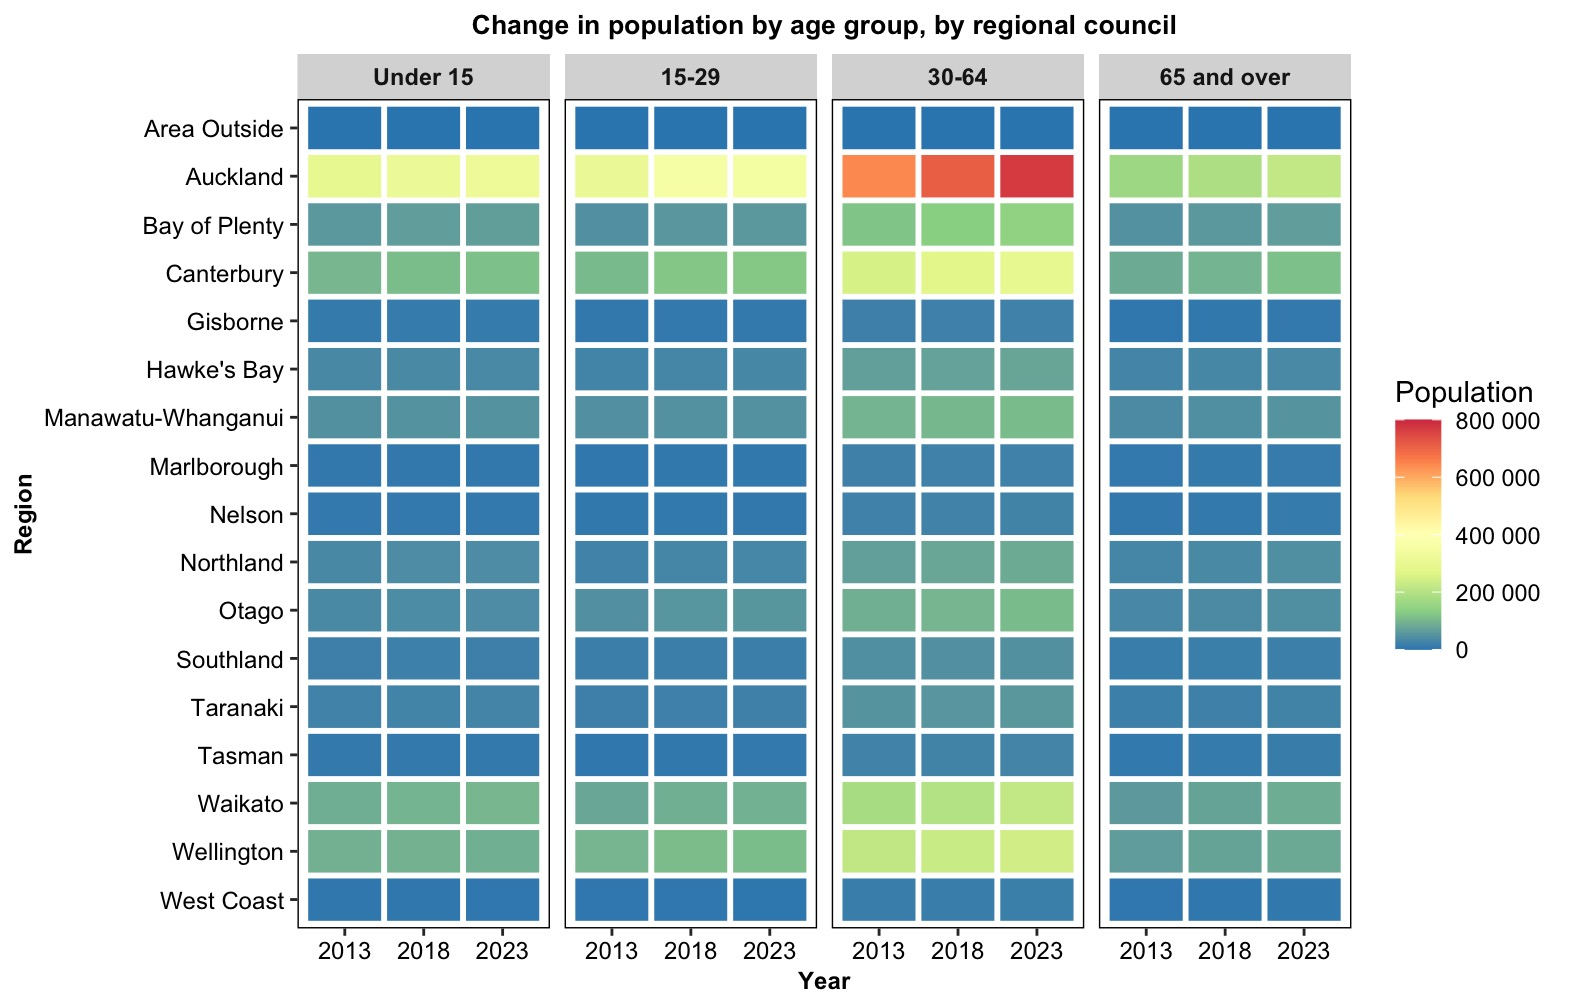

The R source for this figure:
# Here are the commands to build heatmaps

# Packages
library(tidyverse)
library(scales)

# Load csv file
# Data retrieved from: (https://2023census-statsnz.hub.arcgis.com/datasets/StatsNZ::2023-census-population-change-by-age-group-and-rc/explore?layer=1&location=-4.363859%2C0.000000%2C1.81)
df_data <- read.csv("2023_Census_population_change_by_age_group.csv")

# Create a dataframe for each year
df_2013 <- data.frame(
  Name = as.character(df_data$Regional.council..RC..2023.name.no.macrons),
  Pop_15 = as.numeric(df_data$Subject.pop..Census.usually.resident.population..Year..2013..Measure..Count..Var1..Age..life.cycle.groups...Under.15.years.),
  Pop_15_29 = as.numeric(df_data$Subject.pop..Census.usually.resident.population..Year..2013..Measure..Count..Var1..Age..life.cycle.groups...15.29.years.),
  Pop_30_64 = as.numeric(df_data$Subject.pop..Census.usually.resident.population..Year..2013..Measure..Count..Var1..Age..life.cycle.groups...30.64.years.),
  Pop_65 = as.numeric(df_data$Subject.pop..Census.usually.resident.population..Year..2013..Measure..Count..Var1..Age..life.cycle.groups...65.years.and.over.),
  Year = 2013
)

df_2018 <- data.frame(
  Name = as.character(df_data$Regional.council..RC..2023.name.no.macrons),
  Pop_15 = as.numeric(df_data$Subject.pop..Census.usually.resident.population..Year..2018..Measure..Count..Var1..Age..life.cycle.groups...Under.15.years.),
  Pop_15_29 = as.numeric(df_data$Subject.pop..Census.usually.resident.population..Year..2018..Measure..Count..Var1..Age..life.cycle.groups...15.29.years.),
  Pop_30_64 = as.numeric(df_data$Subject.pop..Census.usually.resident.population..Year..2018..Measure..Count..Var1..Age..life.cycle.groups...30.64.years.),
  Pop_65 = as.numeric(df_data$Subject.pop..Census.usually.resident.population..Year..2018..Measure..Count..Var1..Age..life.cycle.groups...65.years.and.over.),
  Year = 2018
)

df_2023 <- data.frame(
  Name = as.character(df_data$Regional.council..RC..2023.name.no.macrons),
  Pop_15 = as.numeric(df_data$Subject.pop..Census.usually.resident.population..Year..2023..Measure..Count..Var1..Age..life.cycle.groups...Under.15.years.),
  Pop_15_29 = as.numeric(df_data$Subject.pop..Census.usually.resident.population..Year..2023..Measure..Count..Var1..Age..life.cycle.groups...15.29.years.),
  Pop_30_64 = as.numeric(df_data$Subject.pop..Census.usually.resident.population..Year..2023..Measure..Count..Var1..Age..life.cycle.groups...30.64.years.),
  Pop_65 = as.numeric(df_data$Subject.pop..Census.usually.resident.population..Year..2023..Measure..Count..Var1..Age..life.cycle.groups...65.years.and.over.),
  Year = 2023
)

# Combine all tables
df_all <- rbind(df_2013,df_2018,df_2023)

# Parse data
df_parsed <- df_all %>%
  pivot_longer(cols = 2:5,
               names_to = "Population_group",
               values_to = "Population_group_number") %>%
  mutate(Name = gsub(" Region","",Name))

# Heatmaps
Pop_names = c("Pop_15" = "Under 15",
              "Pop_15_29" = "15-29",
              "Pop_30_64" = "30-64",
              "Pop_65" = "65 and over")

df_parsed$Name <- factor(df_parsed$Name, levels = rev(sort(unique(df_parsed$Name))))

ggplot(df_parsed, aes(x = as.factor(Year), y = Name, fill = Population_group_number)) +
  geom_tile(colour = "white", linewidth = 1) +
  facet_grid(~Population_group,
             labeller = as_labeller(Pop_names)) +
  scale_fill_distiller(palette = "Spectral",
                       name = "Population",
                       limits = c(0, 800000),
                       labels = label_number(scale = 1, accuracy = 1)) +
  labs(x = "Year", y = "Region", title = "Change in population by age group, by regional council") +
  theme(panel.background = element_rect(fill = "white", colour = "black"),
        panel.grid.major = element_blank(),
        panel.grid.minor = element_blank(),
        plot.title = element_text(size = 10, face = "bold", hjust = 0.5),
        axis.text = element_text(size = 9, colour = "black"), 
        axis.title = element_text(size = 9, colour = "black", face = "bold"),
        strip.text = element_text(face = "bold"))
